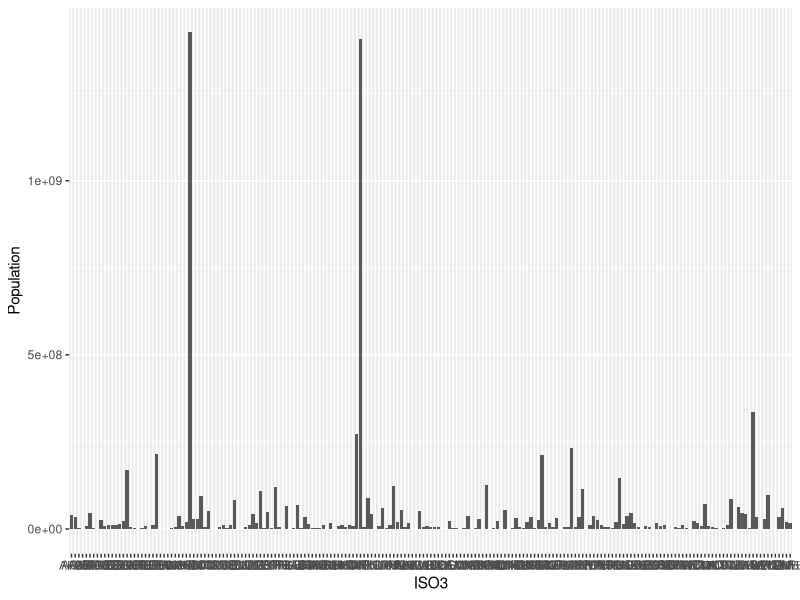

Reproduce this figure in R.
library(tidyverse)
library(ggplot2)


df <- read.csv("dataset_tidy.csv", header = TRUE)

df$Continent <- df$Continent %>% as.factor

df$HDI_level <- df$HDI_level %>% factor(
  levels = c("Low", "Medium", "High", "Very High"),
  ordered = TRUE
)

str(df)


df %>% ggplot(aes(x = ISO3, y = Population)) +
  geom_bar(stat="identity")
